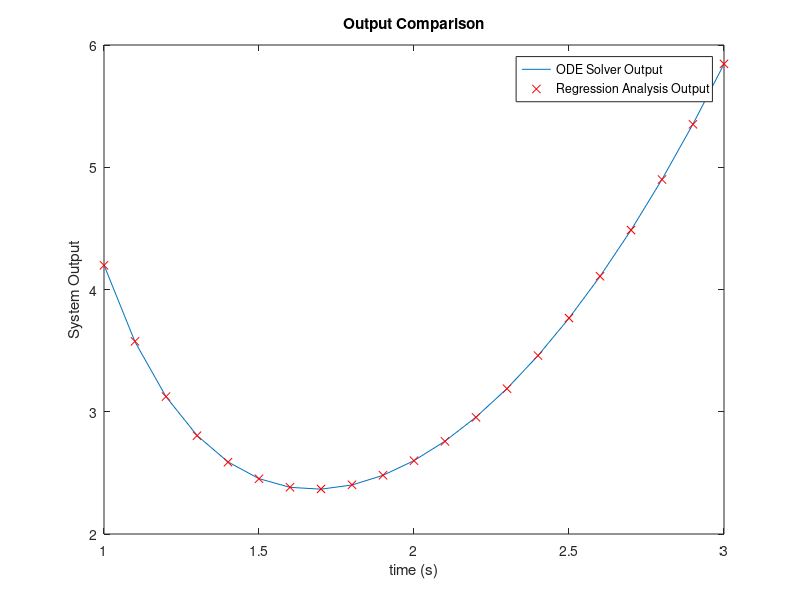

Source code (MATLAB):
%% Chapter 9 Notes Part 2:
%
% Differential equations play a crucial role in virtually every physical
% phenomenon involved in science and engineering.  Unfortunately, only a
% ilmited number of them can be solved analytically.  So we use numerical
% methods to approximate the solutions in those cases.  This is not a
% trivial task however and thus there are multiple numerical methods
% developed for different types of equations.
%
% This section describes in deail how MATLAB can be sued to solve a first order 
% differential equation.  This solutio provides the basis for solving
% higher-order equations and systems of equations.
%
%% Standard First Order Differential Form
%
% The first order *_Ordinary Differential Equation_* (ODE) is an equation
% of an independent variable _t_, a dependent variable _y_, and derivatives
% of the independent variable.  It can be represented  in the following form:
% 
% $$\frac{dy}{dt} = f(t,y)$$
%
% The solution is the function
%
% $$y(x) = f(x)$$
%
% Where, _y(t)_ satisfies the differential equation above.
%
% In general, many functions can satisfy a given ODE.  However, additional
% information, in the form of initial conditions, are required to determine
% the solution to a specific problem.  Also, the independent variable will
% not always be a function of time (t).  However, since a large number of
% applications are time dependent adn to be consistent with MATLAB
% documentation

%% ODE Solution Step 1: Write the Problem in Standard Form
%
% $$\frac{dy}{dt}=f(t,y) $$
%
% $$t_0\le t \le t_f $$  with 
%
% $y = y_0$ at $t=t_0$


%% ODE Solution Step 2: Create User-Defined or Anonymous Function
% 
% function dydt = ODEexp1(t,y)
% dydt = (t.^3-2.*y)./t;
% 
% or 
% 
% Let's use an anonymous function to create a usable function handle of the
% mathematical
 
ode1 = @(t,y) (t.^3-2*y)./t

%% ODE Solution Step 3: Select a Method of Solution
%
% .
% 
% Many numerical methods have been developed to solve first-order ODEs, and
% several of the methods are available as built-in functions in MATLAB. In a typical
% numerical method, the time interval is divided into small time steps. The solution
% starts at the known pointy0, and then by using one of the integration methods the
% value of y is calculated at each time step.
% 
% $$ \begin{tabular}{ll} \textbf{ODE Solver Name} & \textbf{Description} \\
% ode45   & For nonstiff problemsone-step solver, best to apply
% as a first try for most problems. Based on explicit
% Runge-Kutta method. \\
% ode23   & For nonstiff problems, one-step solver. Based on
% explicit Runge-Kutta method. Often quicker but less
% accurate than ode45. \\
% ode113  & For nonstiff problems, multistep solver.\\
% ode15s  & For stiff problems, multistep solver. Use if ode45
% failed. Uses a variable order method.\\
% ode23t  & For stiff problems, one-step solver. Can solve some
% problems that ode15s cannot.\\
% ode23t  & For moderately stiff problems.\\
% ode23tb & For stiff problems. Often more efficient than ode15s\\
% \end{tabular} $$
%
% For our demonstration, we will use ode45


%% ODE Solution Step 4: Solve the ODE
%
% The form of the command that is used to solve an initial value ODE
% problem is the same for all the solvers and for all the equations that
% are solved.  The form is
%
%
% *_[t,y] = solver_name(ODEfun,tspan,y0)_*
%
% _solver_name_ : Is the name of the solver (numerical method)  e.g. ode45
% or ode23s
%
% _ODEfun_ :  The function from Step 2 that calculates $\frac{dy}{dt}$ for
% given values of _t_ and _y_. If it was written as a user-defined
% function, the function handle is entered. If it was written as an
% anonymous funcion, the name of the anonymous function is entered.
%
% _tspan_ : A vector that specifies the interval of the solution. The
% vector must have at least two elements but can have more. If the vector
% has only two elements, the elements must be [t0,tf], wihi are the initial
% and final points of the solution interval. The vector _tspan_ can have
% additional points between the first and last points. The number of
% elements in tspan affects the output from the command.
%
% _y0_ :The initial value of _y_  ( the value of _y_ at the first point of
% the interval
%
% _[t,y] : The output which is the solution of the ODE. _t_ and _y_ are
% column vectors. The first and last points are teh beginning and end
% points of the interval. The spacing and number of points in between
% depends on the input vector tspan. If tspan has two elements (the
% beginning and end points), the vectors t and y contain the solution at
% every integration step calculated by the solver.  If tspan has more than
% two points (additional points between the first and the last), the
% vectors _t_ and _y_ contain the solution only at these points.  The
% number of points in tspan does not affect the time steps used for the
% solution by the program


%Call the solver function
dt = 0.1;
[t,y] = ode45(ode1,[1:dt:3],4.2);

plot(t,y)
xlabel('time (s)');
ylabel('Output');
title('Output Solution From ode45');


%%
% Use the given data to do a quick comparision.  We'll learn about the
% 'diff' function later. Until then, do a help on it now to learn of its
% functionality.

help diff

% We will use it to approximate the first derivative of a data
% vector...Note for diff, we actually lose one data point.
der_1st = diff(y)/dt;

% Now let's plot it
figure(1)

%If the function returned by the solver is correct, we should be able sub
%the original function back in to check it.
N = length(t);
t1 = t(1:N-1);

out1 = ode1(t1,y(2:N));
plot(t1, out1, t1,der_1st, 'r*' )
legend('Input Derivative', 'Approximate Derivative');

%% 
% Let's take it one step further and see if we can come up with a
% polynomial fit using our regression analysis function.
approxFit = polyfit(t,y,6)

%Now lets plot the 
out1 = polyval(approxFit,t);
plot(t,y, t,out1,'rx')
legend('ODE Solver Output', 'Regression Analysis Output');
xlabel('time (s)');
ylabel('System Output');
title('Output Comparison');

%% Example Problems
%
% 29, 35, 36, 38
